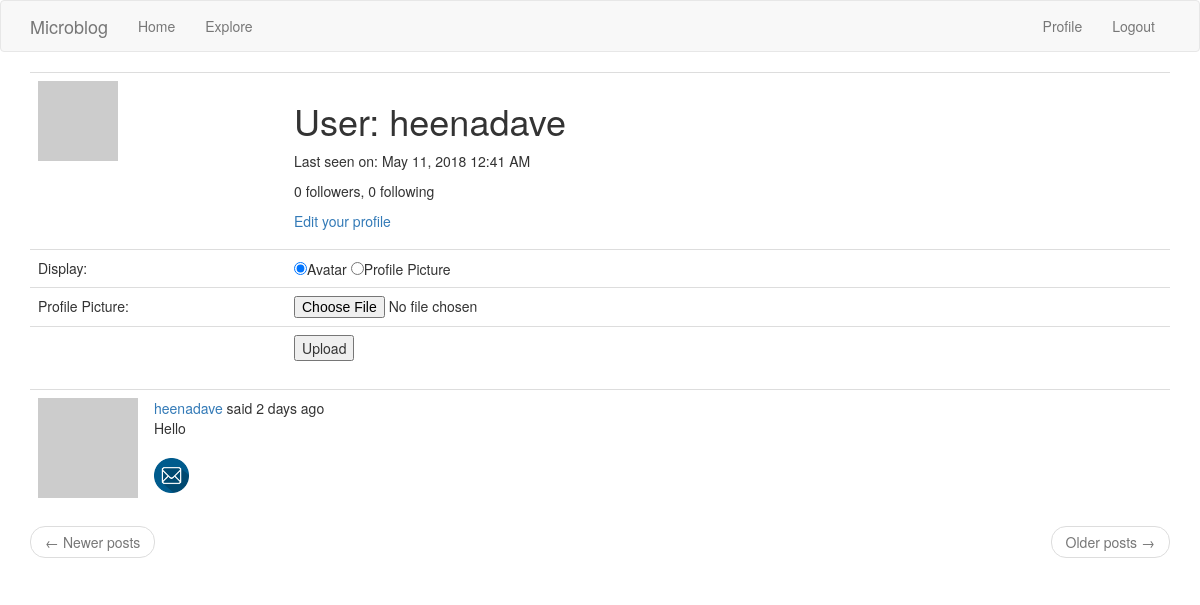
Before: /user/heenadave (signed in) with the older database file.
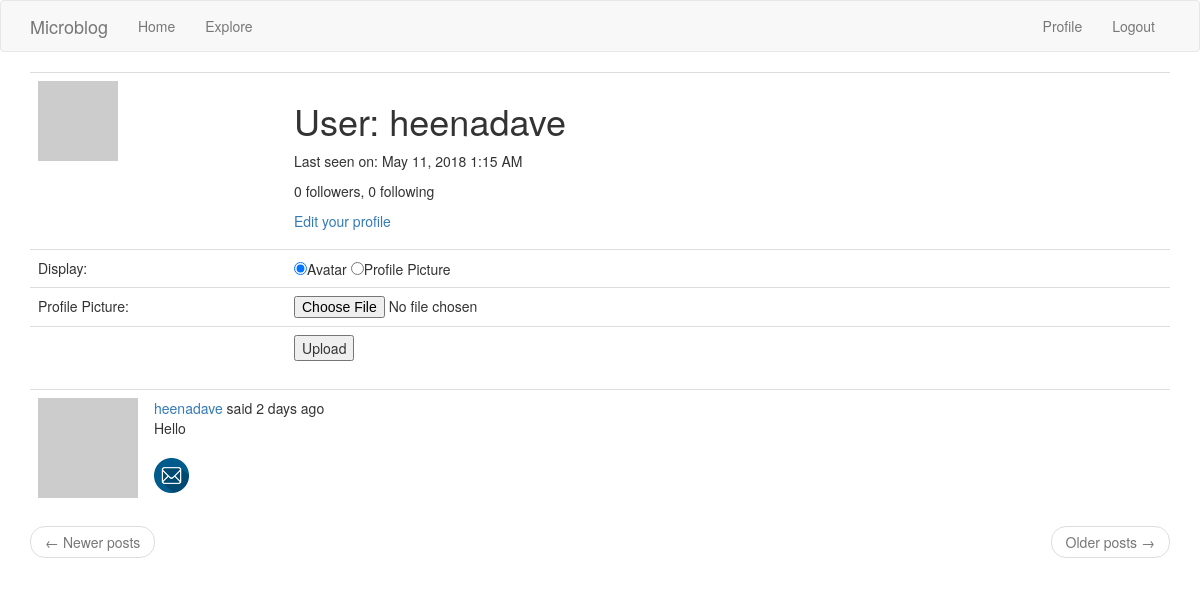
After: the same page with the newer database file.
### app/models.py (models this page shows, shortened)
class User(UserMixin, db.Model):
	id = db.Column(db.Integer, primary_key=True)
	username = db.Column(db.String(64), index=True, unique=True)
	email = db.Column(db.String(120), index=True, unique=True)
	password_hash = db.Column(db.String(128))
	posts = db.relationship('Post', backref='author', lazy='dynamic')
	about_me = db.Column(db.String(140))
	displayProfilePicture = db.Column(db.Boolean,default=False)
	last_seen = db.Column(db.DateTime, default=datetime.utcnow)
	followed = db.relationship(
        'User', secondary=followers,
        primaryjoin=(followers.c.follower_id == id),
        secondaryjoin=(followers.c.followed_id == id),
        backref=db.backref('followers', lazy='dynamic'), lazy='dynamic')
	def avatar(self, size):
		digest = md5(self.email.lower().encode('utf-8')).hexdigest()
		return 'https://www.gravatar.com/avatar/{}?d=identicon&s={}'.format(digest, size)

class Post(db.Model):
    id = db.Column(db.Integer, primary_key=True)
    body = db.Column(db.String(140))
    timestamp = db.Column(db.DateTime, index=True, default=datetime.utcnow)
    user_id = db.Column(db.Integer, db.ForeignKey('user.id'))
    language = db.Column(db.String(5))

### app/routes.py (the view)
@app.route('/user/<username>')
@login_required
def user(username):
    user = User.query.filter_by(username=username).first_or_404()
    page = request.args.get('page', 1, type=int)
    posts = user.posts.order_by(Post.timestamp.desc()).paginate(
        page, app.config['POSTS_PER_PAGE'], False)
    next_url = url_for('user', username=user.username, page=posts.next_num) \
        if posts.has_next else None
    prev_url = url_for('user', username=user.username, page=posts.prev_num) \
        if posts.has_prev else None
    return render_template('user.html', user=user, posts=posts.items,
                           next_url=next_url, prev_url=prev_url)

### app/models.py (called while the page is built)
@login.user_loader
def load_user(id):
	return User.query.get(int(id))

### app/routes.py (called while the page is built)
@app.before_request
def before_request():
    if current_user.is_authenticated:
        current_user.last_seen = datetime.utcnow()
        db.session.commit()
    g.locale = str(get_locale())

### app/templates/user.html (shortened to what this page needs)
{% extends "base.html" %}
{% block app_content %}
	<form action="/uploadpicture" method="post" enctype='multipart/form-data'>
		<table class="table table-hover">
			<tr>
				<td width="256px" style="max-width:256px;">{% if user.displayProfilePicture == None or user.displayProfilePicture == False %}<img src="{{ user.avatar(240) }}">
				{% else %}
				<img width="240px" height="240px" src="{{ url_for('profilepictures',path=user.username+'.png') }}">
				{% endif %}</td>
				<td>
					<h1>{{ _('User') }}: {{ user.username }}</h1>
					{% if user.last_seen %}
					<p>{{ _('Last seen on') }}: {{ moment(user.last_seen).format('LLL') }}</p>
					{% endif %}
					<p>{{ _('%(count)d followers', count=user.followers.count()) }}, {{ _('%(count)d following', count=user.followed.count()) }}</p>
					{% if user == current_user %}
					<p><a href="{{ url_for('edit_profile') }}">{{ _('Edit your profile') }}</a></p>
					{% elif not current_user.is_following(user) %}
					<p><a href="{{ url_for('follow', username=user.username) }}">{{ _('Follow') }}</a></p>
					{% else %}
					<p><a href="{{ url_for('unfollow', username=user.username) }}">{{ _('Unfollow') }}</a></p>
					{% endif %}
				</td>
			</tr>
			<tr>
				<td>Display:</td>
				<td>
					<input type="radio" id="profilepic1" name="profilepic" value="Avatar" {% if user.displayProfilePicture == None or user.displayProfilePicture == False %}checked{% else %}false{% endif %}>Avatar</input>
					<input type="radio" id="profilepic2" name="profilepic" value="ProfilePic" {% if user.displayProfilePicture == True %}checked{% else %}false{% endif %}>Profile Picture</input>
				</td>
			</tr>
			<tr>
				<td>Profile Picture:</td>
				<td>
					<input type="file" name="photo" id="photo"/>
				</td>
			</tr>
			<tr>
				<td></td>
				<td><input type="submit" value="Upload" /></td>
			</tr>
		</table>
	</form>
    {% for post in posts %}
        {% include '_post.html' %}
    {% endfor %}
    <nav aria-label="...">
        <ul class="pager">
            <li class="previous{% if not prev_url %} disabled{% endif %}">
                <a href="{{ prev_url or '#' }}">
                    <span aria-hidden="true">&larr;</span> {{ _('Newer posts') }}
                </a>
            </li>
            <li class="next{% if not next_url %} disabled{% endif %}">
                <a href="{{ next_url or '#' }}">
                    {{ _('Older posts') }} <span aria-hidden="true">&rarr;</span>
                </a>
            </li>
        </ul>
    </nav>
{% endblock %}

### app/templates/base.html (shortened to what this page needs)
{% extends 'bootstrap/base.html' %}
{% block navbar %}
    <nav class="navbar navbar-default">
        <div class="container">
            <div class="navbar-header">
                <a class="navbar-brand" href="{{ url_for('index') }}">Microblog</a>
            </div>
            <div class="collapse navbar-collapse" id="bs-example-navbar-collapse-1">
                <ul class="nav navbar-nav">
                    <li><a href="{{ url_for('index') }}">{{ _('Home') }}</a></li>
                    <li><a href="{{ url_for('explore') }}">{{ _('Explore') }}</a></li>
                </ul>
                <ul class="nav navbar-nav navbar-right">
                    {% if current_user.is_anonymous %}
                    <li><a href="{{ url_for('login') }}">{{ _('Login') }}</a></li>
                    {% else %}
                    <li><a href="{{ url_for('user', username=current_user.username) }}">{{ _('Profile') }}</a></li>
                    <li><a href="{{ url_for('logout') }}">{{ _('Logout') }}</a></li>
                    {% endif %}
                </ul>
            </div>
        </div>
    </nav>
{% endblock %}
{% block content %}
    <div class="container">
        {% block app_content %}{% endblock %}
    </div>
{% endblock %}

### app/templates/_post.html (shortened to what this page needs)
    <table class="table table-hover">
        <tr>
            <td width="70px">
                <a href="{{ url_for('user', username=post.author.username) }}">
					<img width="100px" height="100px" src="{{ url_for('profilepictures',path=post.author.username+'.png') }}" onerror="this.src='{{ post.author.avatar(70) }}'">
                </a>
            </td>
            <td>
                {{ _('%(username)s said %(when)s',
                    username=user_link, when=moment(post.timestamp).fromNow()) }}
                <br>
                <span id="post{{ post.id }}">{{ post.body }}</span>
                <br>
                <br>
				<span>
					<a href="{{ url_for('sendemail', post=post.id) }}">
						<img src="{{ url_for('loadimage', filename='email-icon.png') }}" width="35" height="35"/>
					</a>
				</span>
            </td>
        </tr>
    </table>

Changed rows visible on the page:
changed User "heenadave": last_seen "May 11, 2018 12:41 AM" → "May 11, 2018 1:15 AM"
